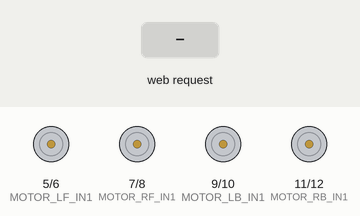
Recording of a sketch running on a simulated ESP32-S2. Shown: motor-driver pin pairs drawn as motors (green arrow = first pin HIGH = forward, orange = second pin HIGH = backward, longer = more drive). The test bench sets the inputs (shaded band). WiFi joins after 1.5 s; servers stay silent unless stated; what the sketch prints to the serial monitor is not drawn.

Above: at 2.7 s.
2.8 s: HTTP request GET /forward received
At 3.4 s:
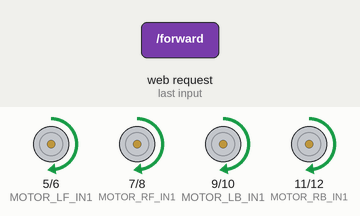
4.3 s: HTTP request GET /backward received
At 4.7 s:
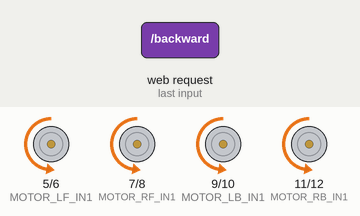
5.8 s: HTTP request GET /left received
At 7.0 s:
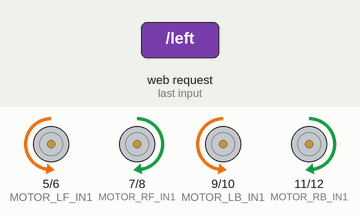
7.3 s: HTTP request GET /right received
At 8.1 s:
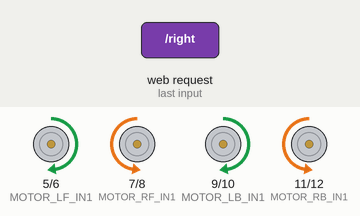
8.8 s: HTTP request GET /speedup received
At 9.3 s:
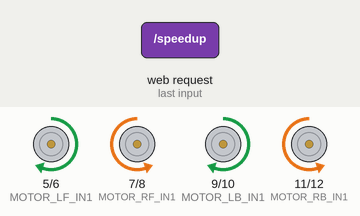
10.3 s: HTTP request GET /forward received
At 11.6 s:
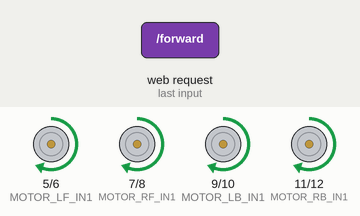
Timing chart, 0 to 12.8 s (numbered marks = the images above; inputs shaded):
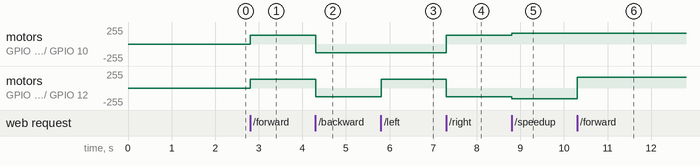

The sketch:

____.ino
```cpp
/*
 * 项目名称：middletest - ESP32-S2 WiFi 智能小车控制程序
 * 硬件平台：ESP32-S2 (Lolin S2 Mini) + L9110 四路驱动板
 * 功能描述：
 * 1. 通过 WiFi 网页控制 4 个 TT 马达的运动方向和速度
 * 2. 支持模式：前进、后退、左转、右转、停止
 * 3. 支持速度调节：加速、减速
 * 4. 实时显示：当前状态、当前速度、速度百分比
 *
 * 硬件接线：
 * - L9110 VCC: 接 5V-9V 外部电源 (不能接 3.3V!)
 * - L9110 GND: 接外部电源负极 + ESP32 GND
 * - 左前轮: GPIO 5 (IN1), GPIO 6 (IN2)
 * - 右前轮: GPIO 7 (IN1), GPIO 8 (IN2)
 * - 左后轮: GPIO 9 (IN1), GPIO 10 (IN2)
 * - 右后轮: GPIO 11 (IN1), GPIO 12 (IN2)
 */

#include <WiFi.h>

// ==================== WiFi 配置 ====================
// 请根据您的实际网络环境修改 SSID 和密码
const char *ssid = "OPPO Find X9 Ultra r4kz";
const char *password = "62bu46mfi58e";

// 设置固定的静态 IP 地址
// 根据您的手机热点网段：172.29.9.x
IPAddress staticIP(172, 29, 9, 188);  // 固定 IP：以后直接用 http://172.29.9.188 访问
IPAddress gateway(172, 29, 9, 1);    // 网关 (手机热点通常是网段的 .1)
IPAddress subnet(255, 255, 255, 0); // 子网掩码
IPAddress dns(172, 29, 9, 28);       // DNS 服务器 (用您截图里的)

// ==================== PWM 配置 ====================
#define LEDC_TIMER_12_BIT  12
#define LEDC_BASE_FREQ     200  // L9110 驱动建议使用 1kHz 左右的频率 //1k会啸叫

// ==================== 电机引脚定义 ====================
// 警告：L9110 驱动板 VCC 必须接 5V 或电池，接 3.3V 会导致马达“尖叫”不转

#define MOTOR_LF_IN1   5   // 左前轮 IN1
#define MOTOR_LF_IN2   6   // 左前轮 IN2

#define MOTOR_RF_IN1   7   // 右前轮 IN1
#define MOTOR_RF_IN2   8   // 右前轮 IN2

#define MOTOR_LB_IN1   9   // 左后轮 IN1
#define MOTOR_LB_IN2   10  // 左后轮 IN2

#define MOTOR_RB_IN1   11  // 右后轮 IN1
#define MOTOR_RB_IN2   12  // 右后轮 IN2

// ==================== 全局变量 ====================
NetworkServer server(80);

// 驾驶状态：0=停止, 1=前进, 2=后退, 3=左转, 4=右转
int driveState = 0;
int currentSpeed = 2048;  // 当前速度 (0-4096)
const int MIN_SPEED = 1024;
const int MAX_SPEED = 4096;
const int SPEED_STEP = 512;

const char* stateNames[] = {"停止", "前进", "后退", "左转", "右转"};

void setup() {
  Serial.begin(115200);
  Serial.println("\n[Setup] Starting...");

  // 配置所有电机引脚为 PWM 输出
  ledcAttach(MOTOR_LF_IN1, LEDC_BASE_FREQ, LEDC_TIMER_12_BIT);
  ledcAttach(MOTOR_LF_IN2, LEDC_BASE_FREQ, LEDC_TIMER_12_BIT);
  ledcAttach(MOTOR_RF_IN1, LEDC_BASE_FREQ, LEDC_TIMER_12_BIT);
  ledcAttach(MOTOR_RF_IN2, LEDC_BASE_FREQ, LEDC_TIMER_12_BIT);
  ledcAttach(MOTOR_LB_IN1, LEDC_BASE_FREQ, LEDC_TIMER_12_BIT);
  ledcAttach(MOTOR_LB_IN2, LEDC_BASE_FREQ, LEDC_TIMER_12_BIT);
  ledcAttach(MOTOR_RB_IN1, LEDC_BASE_FREQ, LEDC_TIMER_12_BIT);
  ledcAttach(MOTOR_RB_IN2, LEDC_BASE_FREQ, LEDC_TIMER_12_BIT);

  Serial.println("[Setup] Motors configured");

  // 初始化：所有电机停止
  stopAll();

  // 连接 WiFi
  Serial.print("[Setup] Connecting to WiFi: ");
  Serial.println(ssid);

  // 配置静态 IP (必须在 WiFi.begin() 之前调用)
  WiFi.config(staticIP, gateway, subnet, dns);

  WiFi.begin(ssid, password);
  while (WiFi.status() != WL_CONNECTED) {
    delay(500);
    Serial.print(".");
  }
  Serial.println("\n[Setup] WiFi connected!");
  Serial.print("[Setup] Control URL: http://");
  Serial.println(WiFi.localIP());

  server.begin();
  Serial.println("[Setup] Web server started");
}

// ==================== 电机控制函数 ====================

void stopAll() {
  ledcWrite(MOTOR_LF_IN1, 0);
  ledcWrite(MOTOR_LF_IN2, 0);
  ledcWrite(MOTOR_RF_IN1, 0);
  ledcWrite(MOTOR_RF_IN2, 0);
  ledcWrite(MOTOR_LB_IN1, 0);
  ledcWrite(MOTOR_LB_IN2, 0);
  ledcWrite(MOTOR_RB_IN1, 0);
  ledcWrite(MOTOR_RB_IN2, 0);
  driveState = 0;
  Serial.println("[Motor] Stop all");
}

void moveForward() {
  driveState = 1;
  ledcWrite(MOTOR_LF_IN1, currentSpeed);
  ledcWrite(MOTOR_LF_IN2, 0);
  ledcWrite(MOTOR_RF_IN1, currentSpeed);
  ledcWrite(MOTOR_RF_IN2, 0);
  ledcWrite(MOTOR_LB_IN1, currentSpeed);
  ledcWrite(MOTOR_LB_IN2, 0);
  ledcWrite(MOTOR_RB_IN1, currentSpeed);
  ledcWrite(MOTOR_RB_IN2, 0);
  Serial.println("[Motor] Forward");
}

void moveBackward() {
  driveState = 2;
  ledcWrite(MOTOR_LF_IN1, 0);
  ledcWrite(MOTOR_LF_IN2, currentSpeed);
  ledcWrite(MOTOR_RF_IN1, 0);
  ledcWrite(MOTOR_RF_IN2, currentSpeed);
  ledcWrite(MOTOR_LB_IN1, 0);
  ledcWrite(MOTOR_LB_IN2, currentSpeed);
  ledcWrite(MOTOR_RB_IN1, 0);
  ledcWrite(MOTOR_RB_IN2, currentSpeed);
  Serial.println("[Motor] Backward");
}

void turnLeft() {
  driveState = 3;
  ledcWrite(MOTOR_LF_IN1, 0);
  ledcWrite(MOTOR_LF_IN2, currentSpeed);
  ledcWrite(MOTOR_RF_IN1, currentSpeed);
  ledcWrite(MOTOR_RF_IN2, 0);
  ledcWrite(MOTOR_LB_IN1, 0);
  ledcWrite(MOTOR_LB_IN2, currentSpeed);
  ledcWrite(MOTOR_RB_IN1, currentSpeed);
  ledcWrite(MOTOR_RB_IN2, 0);
  Serial.println("[Motor] Turn Left");
}

void turnRight() {
  driveState = 4;
  ledcWrite(MOTOR_LF_IN1, currentSpeed);
  ledcWrite(MOTOR_LF_IN2, 0);
  ledcWrite(MOTOR_RF_IN1, 0);
  ledcWrite(MOTOR_RF_IN2, currentSpeed);
  ledcWrite(MOTOR_LB_IN1, currentSpeed);
  ledcWrite(MOTOR_LB_IN2, 0);
  ledcWrite(MOTOR_RB_IN1, 0);
  ledcWrite(MOTOR_RB_IN2, currentSpeed);
  Serial.println("[Motor] Turn Right");
}

void speedUp() {
  currentSpeed = min(currentSpeed + SPEED_STEP, MAX_SPEED);
  Serial.print("[Speed] Up: ");
  Serial.println(currentSpeed);
  // 重新执行当前指令以应用新速度
  applyCurrentState();
}

void speedDown() {
  currentSpeed = max(currentSpeed - SPEED_STEP, MIN_SPEED);
  Serial.print("[Speed] Down: ");
  Serial.println(currentSpeed);
  applyCurrentState();
}

void applyCurrentState() {
  switch (driveState) {
    case 1: moveForward(); break;
    case 2: moveBackward(); break;
    case 3: turnLeft(); break;
    case 4: turnRight(); break;
    default: stopAll(); break;
  }
}

// ==================== WiFi 网页服务器 ====================

void handleCommand(const String& cmd) {
  Serial.print("[Web] Command: ");
  Serial.println(cmd);

  if (cmd == "forward") {
    moveForward();
  } else if (cmd == "backward") {
    moveBackward();
  } else if (cmd == "left") {
    turnLeft();
  } else if (cmd == "right") {
    turnRight();
  } else if (cmd == "stop") {
    stopAll();
  } else if (cmd == "speedup") {
    speedUp();
  } else if (cmd == "speeddown") {
    speedDown();
  }
}

void sendWebPage(NetworkClient& client) {
  float speedPercent = (currentSpeed * 100.0) / 4096.0;

  client.println("HTTP/1.1 200 OK");
  client.println("Content-type:text/html; charset=utf-8");
  client.println("Connection: close"); // 重要：明确告诉浏览器连接会关闭
  client.println();

  // 使用 F() 宏将字符串放入 Flash，节省 RAM
  client.println(F("<!DOCTYPE html><html>"));
  client.println(F("<head>"));
  client.println(F("<meta charset='utf-8'>"));
  client.println(F("<meta name='viewport' content='width=device-width, initial-scale=1'>"));
  client.println(F("<title>ESP32-S2 智能小车控制</title>"));
  client.println(F("<style>"));
  client.println(F("* { margin: 0; padding: 0; box-sizing: border-box; }"));
  client.println(F("body { font-family: 'Segoe UI', Arial, sans-serif; background: linear-gradient(135deg, #1a1a2e 0%, #16213e 100%); min-height: 100vh; display: flex; justify-content: center; align-items: center; color: #fff; }"));
  client.println(F(".container { background: rgba(255,255,255,0.1); backdrop-filter: blur(10px); border-radius: 20px; padding: 30px; width: 90%; max-width: 500px; box-shadow: 0 8px 32px rgba(0,0,0,0.3); border: 1px solid rgba(255,255,255,0.1); }"));
  client.println(F("h1 { text-align: center; margin-bottom: 20px; font-size: 24px; color: #4fc3f7; }"));
  client.println(F(".status-panel { background: rgba(0,0,0,0.3); border-radius: 15px; padding: 20px; margin-bottom: 20px; }"));
  client.println(F(".status-row { display: flex; justify-content: space-between; margin: 10px 0; padding: 10px; background: rgba(255,255,255,0.05); border-radius: 8px; }"));
  client.println(F(".status-label { color: #90a4ae; font-size: 14px; }"));
  client.println(F(".status-value { color: #fff; font-weight: bold; font-size: 16px; }"));
  client.println(F(".state-active { color: #4caf50 !important; }"));
  client.println(F(".state-stop { color: #f44336 !important; }"));
  client.println(F(".speed-bar { width: 100%; height: 20px; background: rgba(255,255,255,0.1); border-radius: 10px; margin-top: 10px; overflow: hidden; }"));
  client.println(F(".speed-fill { height: 100%; background: linear-gradient(90deg, #4caf50, #8bc34a); border-radius: 10px; transition: width 0.3s ease; }"));
  client.println(F(".control-grid { display: grid; grid-template-columns: repeat(3, 1fr); gap: 10px; margin-bottom: 20px; }"));
  client.println(F(".btn { padding: 20px; border: none; border-radius: 12px; font-size: 16px; font-weight: bold; cursor: pointer; transition: all 0.2s; color: white; }"));
  client.println(F(".btn:active { transform: scale(0.95); }"));
  client.println(F(".btn-forward { background: linear-gradient(135deg, #4caf50, #2e7d32); grid-column: 2; }"));
  client.println(F(".btn-left { background: linear-gradient(135deg, #ff9800, #f57c00); grid-row: 2; }"));
  client.println(F(".btn-stop { background: linear-gradient(135deg, #f44336, #c62828); grid-row: 2; }"));
  client.println(F(".btn-right { background: linear-gradient(135deg, #ff9800, #f57c00); grid-row: 2; }"));
  client.println(F(".btn-backward { background: linear-gradient(135deg, #2196f3, #1565c0); grid-column: 2; grid-row: 3; }"));
  client.println(F(".speed-control { display: flex; gap: 10px; justify-content: center; }"));
  client.println(F(".btn-speed { flex: 1; padding: 15px; background: linear-gradient(135deg, #9c27b0, #7b1fa2); border: none; border-radius: 10px; color: white; font-size: 18px; font-weight: bold; cursor: pointer; }"));
  client.println(F(".btn-speed:active { transform: scale(0.95); }"));
  client.println(F(".info { text-align: center; margin-top: 15px; font-size: 12px; color: #78909c; }"));
  client.println(F("</style>"));
  client.println(F("</head>"));
  client.println(F("<body>"));
  client.println(F("<div class='container'>"));
  client.println(F("<h1>🚗 ESP32-S2 智能小车</h1>"));

  // 状态面板
  client.println(F("<div class='status-panel'>"));
  client.print(F("<div class='status-row'><span class='status-label'>当前状态</span><span class='status-value "));
  client.print(driveState == 0 ? "state-stop" : "state-active");
  client.print(F("'>"));
  client.print(stateNames[driveState]);
  client.println(F("</span></div>"));
  client.print(F("<div class='status-row'><span class='status-label'>当前速度</span><span class='status-value'>"));
  client.print(currentSpeed);
  client.println(F(" / 4096</span></div>"));
  client.print(F("<div class='status-row'><span class='status-label'>速度百分比</span><span class='status-value'>"));
  client.print(speedPercent, 1);
  client.println(F("%</span></div>"));
  client.print(F("<div class='speed-bar'><div class='speed-fill' style='width:"));
  client.print((int)speedPercent);
  client.println(F("%'></div></div>"));
  client.println(F("</div>"));

  // 方向控制
  client.println(F("<div class='control-grid'>"));
  client.println(F("<a href='/forward'><button class='btn btn-forward'>⬆️ 前进</button></a>"));
  client.println(F("<a href='/left'><button class='btn btn-left'>⬅️ 左转</button></a>"));
  client.println(F("<a href='/stop'><button class='btn btn-stop'>⏹️ 停止</button></a>"));
  client.println(F("<a href='/right'><button class='btn btn-right'>➡️ 右转</button></a>"));
  client.println(F("<a href='/backward'><button class='btn btn-backward'>⬇️ 后退</button></a>"));
  client.println(F("</div>"));

  // 速度控制
  client.println(F("<div class='speed-control'>"));
  client.println(F("<a href='/speeddown'><button class='btn-speed'>➖ 减速</button></a>"));
  client.println(F("<a href='/speedup'><button class='btn-speed'>➕ 加速</button></a>"));
  client.println(F("</div>"));

  client.println(F("<div class='info'>ESP32-S2 WiFi 智能小车控制中心</div>"));
  client.println(F("</div>"));
  client.println(F("</body></html>"));
}

void handleWebServer() {
  NetworkClient client = server.accept();
  if (client) {
    Serial.println("[Web] New client connected");
    String currentLine = "";
    bool requestDone = false;

    while (client.connected() && !requestDone) {
      if (client.available()) {
        char c = client.read();
        //Serial.write(c); // 取消注释可查看原始请求

        if (c == '\n') {
          if (currentLine.length() == 0) {
            // 空行表示请求头结束，准备发送响应
            requestDone = true;
            break;
          } else {
            // 解析请求行
            if (currentLine.startsWith("GET /")) {
              String cmd = currentLine.substring(5);
              // 找第一个空格，只取路径部分
              int spaceIndex = cmd.indexOf(' ');
              if (spaceIndex > 0) {
                cmd = cmd.substring(0, spaceIndex);
              }
              cmd.trim();
              handleCommand(cmd);
            }
            currentLine = "";
          }
        } else if (c != '\r') {
          currentLine += c;
        }
      }
    }

    // 发送网页
    sendWebPage(client);

    // 关闭连接
    client.stop();
    Serial.println("[Web] Client disconnected");
  }
}

void loop() {
  handleWebServer();
  delay(5);
}
```

Measured:
- after the input at 2.8 s, motor on GPIO 5 (MOTOR_LF_IN1) / GPIO 6 (MOTOR_LF_IN2), motor on GPIO 7 (MOTOR_RF_IN1) / GPIO 8 (MOTOR_RF_IN2), motor on GPIO 9 (MOTOR_LB_IN1) / GPIO 10 (MOTOR_LB_IN2), motor on GPIO 11 (MOTOR_RB_IN1) / GPIO 12 (MOTOR_RB_IN2): stopped → forward 128/255 at once
- after the input at 4.3 s, motor on GPIO 5 (MOTOR_LF_IN1) / GPIO 6 (MOTOR_LF_IN2), motor on GPIO 7 (MOTOR_RF_IN1) / GPIO 8 (MOTOR_RF_IN2), motor on GPIO 9 (MOTOR_LB_IN1) / GPIO 10 (MOTOR_LB_IN2), motor on GPIO 11 (MOTOR_RB_IN1) / GPIO 12 (MOTOR_RB_IN2): forward 128/255 → backward 128/255 at once
- after the input at 5.8 s, motor on GPIO 7 (MOTOR_RF_IN1) / GPIO 8 (MOTOR_RF_IN2), motor on GPIO 11 (MOTOR_RB_IN1) / GPIO 12 (MOTOR_RB_IN2): backward 128/255 → forward 128/255 at once
- after the input at 7.3 s, motor on GPIO 5 (MOTOR_LF_IN1) / GPIO 6 (MOTOR_LF_IN2), motor on GPIO 9 (MOTOR_LB_IN1) / GPIO 10 (MOTOR_LB_IN2): backward 128/255 → forward 128/255 at once; motor on GPIO 7 (MOTOR_RF_IN1) / GPIO 8 (MOTOR_RF_IN2), motor on GPIO 11 (MOTOR_RB_IN1) / GPIO 12 (MOTOR_RB_IN2): forward 128/255 → backward 128/255 at once
- after the input at 8.8 s, motor on GPIO 5 (MOTOR_LF_IN1) / GPIO 6 (MOTOR_LF_IN2), motor on GPIO 9 (MOTOR_LB_IN1) / GPIO 10 (MOTOR_LB_IN2): forward 128/255 → forward 159/255 at once; motor on GPIO 7 (MOTOR_RF_IN1) / GPIO 8 (MOTOR_RF_IN2), motor on GPIO 11 (MOTOR_RB_IN1) / GPIO 12 (MOTOR_RB_IN2): backward 128/255 → backward 159/255 at once
- after the input at 10.3 s, motor on GPIO 7 (MOTOR_RF_IN1) / GPIO 8 (MOTOR_RF_IN2), motor on GPIO 11 (MOTOR_RB_IN1) / GPIO 12 (MOTOR_RB_IN2): backward 159/255 → forward 159/255 at once
